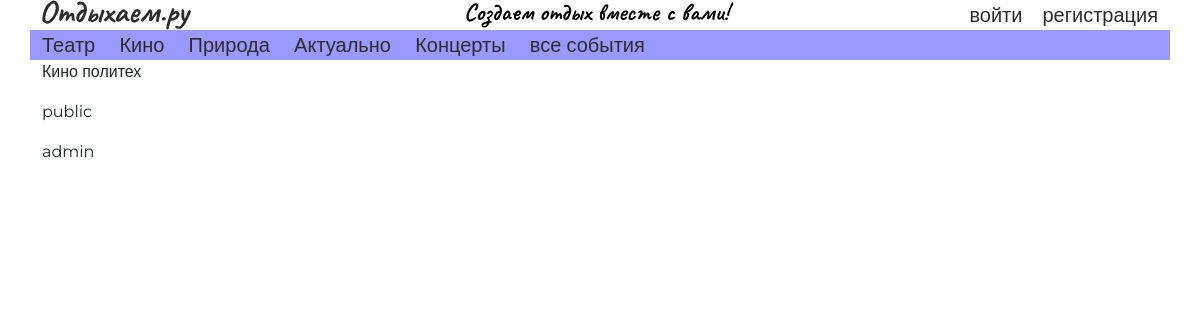
/events/3/, run on an earlier commit of the app's database.
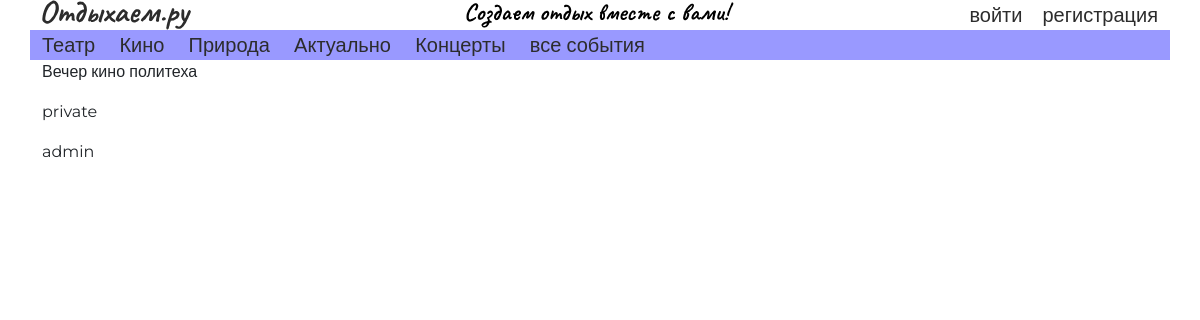
And on a later commit of the database.
### events/models.py (models this page shows, shortened)
class Event(models.Model):
    title = models.CharField('Title', max_length=50, default='')
    anons = models.CharField('Anons', max_length=100, default='')
    date = models.DateTimeField('Date', default=django.utils.timezone.now())
    creator_id = models.ForeignKey('auth.User', models.SET(1))
    category = models.ForeignKey('events.Category', models.SET(1))
    source = models.CharField("Source", max_length=200, default='')
    typeOfEvent = models.ForeignKey('events.TypeOfEvent', models.SET(1))
    image = models.ImageField(upload_to="images", default=None, null=True)

class TypeOfEvent(models.Model):
    name = models.CharField('Name', max_length=20, default='close')
    def __str__(self):
        return self.name

### events/views.py (the view)
# urls.py: path('<int:pk>/', views.EventDetail.as_view(), name="event_detail"),
class EventDetail(DetailView):
    model = Event
    template_name = 'events/event_detail.html'
    context_object_name = 'event'

### events/templates/events/event_detail.html
{% extends 'index.html' %}
{% block body %}
    <p>{{ event.title }}</p>
    <p>{{ event.typeOfEvent }}</p>
    <p>{{ event.creator_id }}</p>
{% endblock %}

What changed in the data, as far as the page shows it:
changed Event "admin": title "Кино политех" → "Вечер кино политеха"; typeOfEvent "public" → "private"
